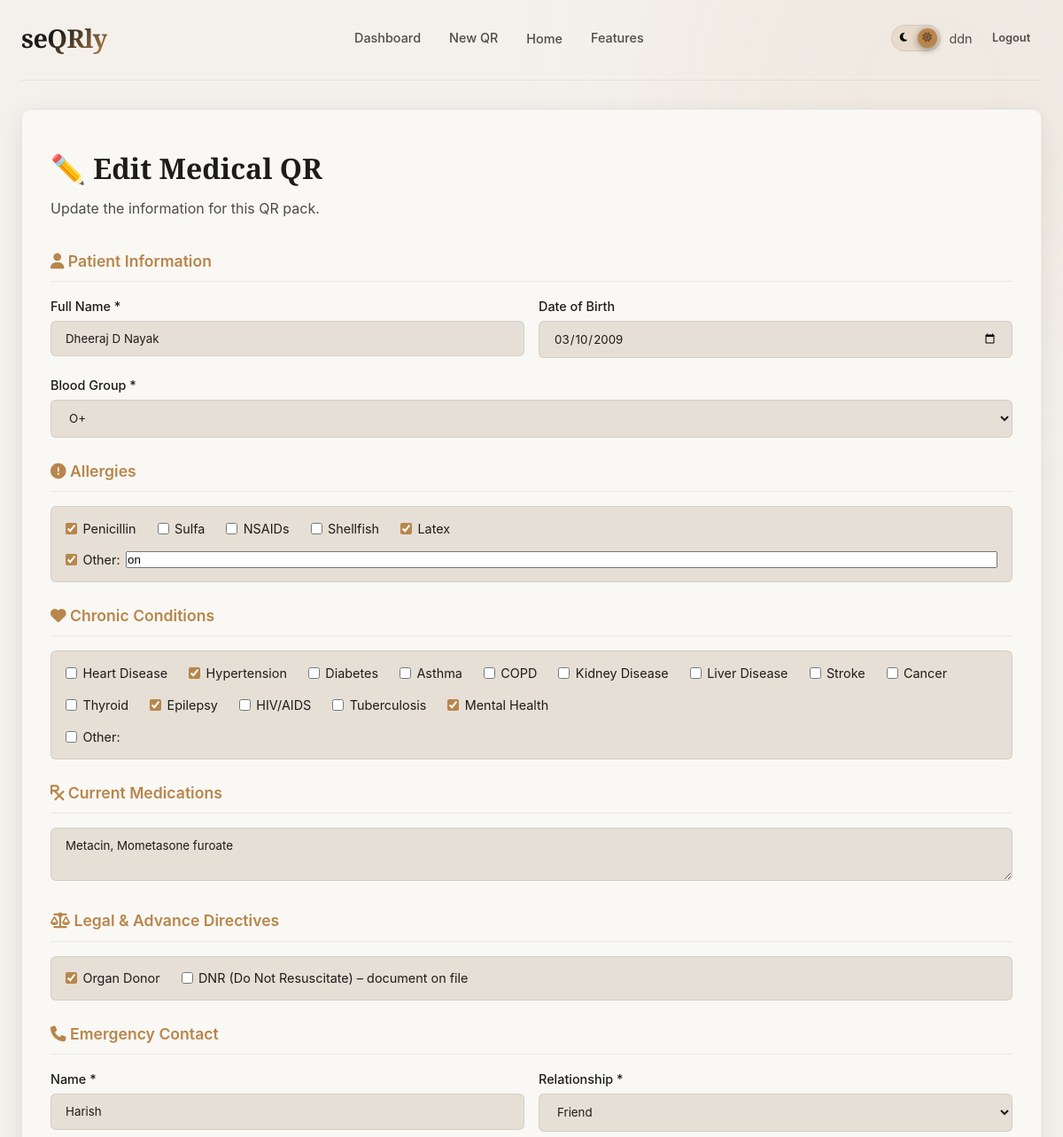
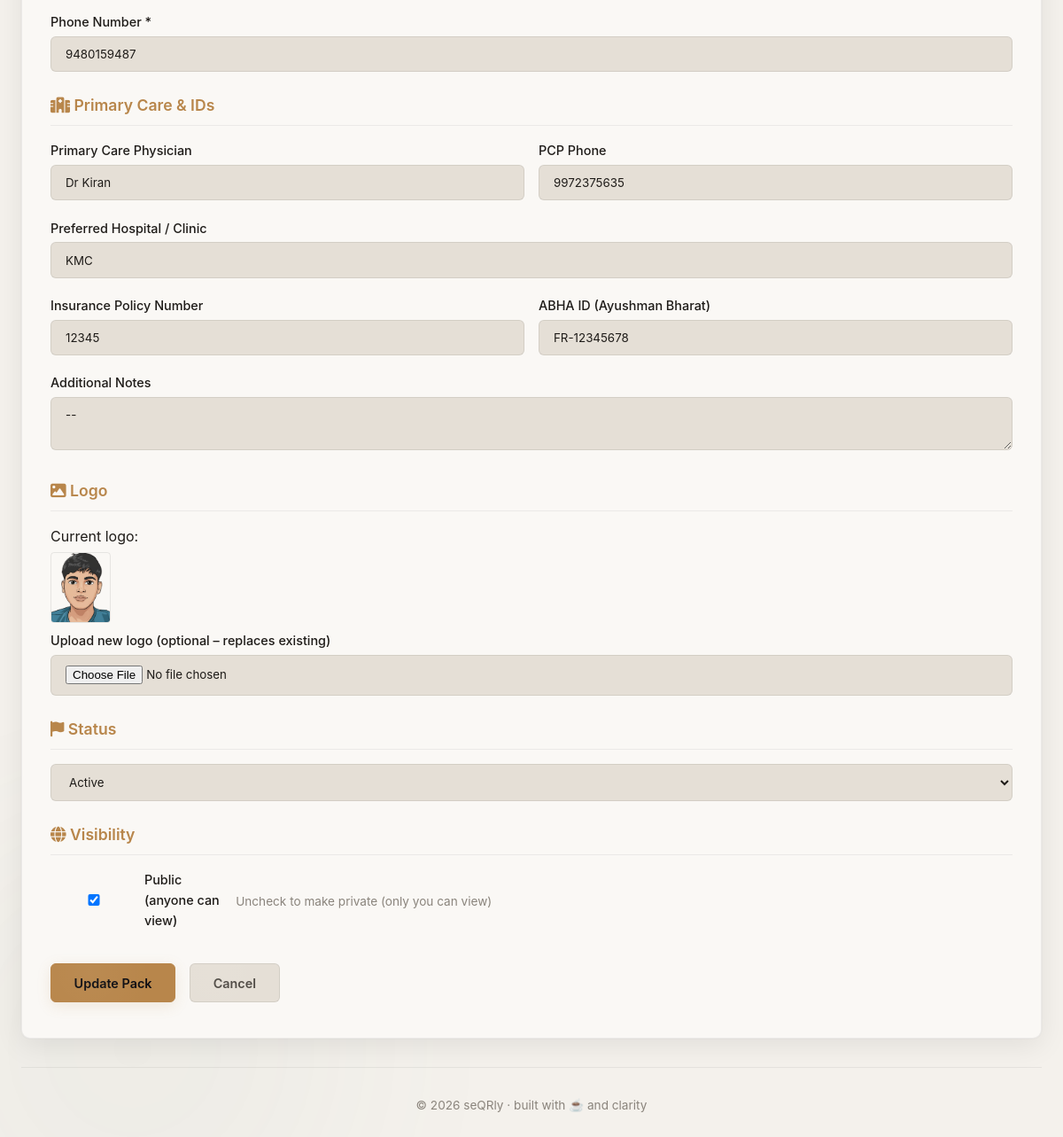
/dashboard/1/edit?secret=Xneh6Mk4hVSApNlbC42dBo6jy7bk7Xm3x8k5P01qXG0 (signed in), run on the app's committed database (2 pictures, top to bottom).
### app.py (models this page shows, shortened)
class User(UserMixin, db.Model):
    id = db.Column(db.Integer, primary_key=True)
    username = db.Column(db.String(80), unique=True, nullable=False)
    email = db.Column(db.String(120), unique=True, nullable=False)
    password_hash = db.Column(db.String(128), nullable=False)
    created_at = db.Column(db.DateTime, default=datetime.utcnow)
    qr_packs = db.relationship('QRData', backref='owner', lazy=True)

class QRData(db.Model):
    id = db.Column(db.Integer, primary_key=True)
    user_id = db.Column(db.Integer, db.ForeignKey('user.id'), nullable=False)
    use_case = db.Column(db.String(20), nullable=False)   # medical, lost, vehicle, custom
    status = db.Column(db.String(20), default='active')   # active, stolen, recovered, inactive
    secret_key = db.Column(db.String(64), unique=True, nullable=False)
    data = db.Column(db.Text, nullable=False)             # JSON – stores all structured fields
    ui = db.Column(db.Text, nullable=False)               # JSON – now always empty
    security_question = db.Column(db.String(200), nullable=True)
    security_answer_hash = db.Column(db.String(64), nullable=True)
    pin_hash = db.Column(db.String(64), nullable=True)
    logo_path = db.Column(db.String(200), nullable=True)
    created_at = db.Column(db.DateTime, default=datetime.utcnow)
    is_public = db.Column(db.Boolean, default=True)
    scan_count = db.Column(db.Integer, default=0)
    last_scanned = db.Column(db.DateTime, nullable=True)
    def get_data(self):
        return json.loads(self.data)
    def get_ui(self):
        return json.loads(self.ui)

### app.py (the view, shortened to what this page needs)
@app.route('/dashboard/<int:pack_id>/edit', methods=['GET', 'POST'])
def edit_pack(pack_id):
    secret = request.args.get('secret')
    if not secret:
        return "Secret key required", 401
    pack = QRData.query.get_or_404(pack_id)
    if pack.secret_key != secret:
        return "Invalid secret", 403
    data = pack.get_data()
    ui = pack.get_ui()
    return render_template('edit.html', pack=pack, data=data, ui=ui)

### app.py (called while the page is built)
@login_manager.user_loader
def load_user(user_id):
    return User.query.get(int(user_id))

### templates/edit.html (shortened to what this page needs)
{% extends "base.html" %}
{% block content %}
<div class="form-card">
    <h2>✏️ Edit {% if pack.use_case == 'medical' %}Medical{% elif pack.use_case == 'lost' %}Lost & Found{% elif pack.use_case == 'vehicle' %}Vehicle{% else %}Custom{% endif %} QR</h2>
    <p class="sub">Update the information for this QR pack.</p>
    <form method="POST" enctype="multipart/form-data">
        {% if pack.use_case == 'medical' %}
            <div class="section-title"><i class="fa-solid fa-user"></i> Patient Information</div>
            <div class="form-row">
                <div class="form-group">
                    <label for="patient_name">Full Name *</label>
                    <input type="text" id="patient_name" name="patient_name" value="{{ data.patient_name }}" required />
                </div>
                <div class="form-group">
                    <label for="date_of_birth">Date of Birth</label>
                    <input type="date" id="date_of_birth" name="date_of_birth" value="{{ data.date_of_birth }}" />
                </div>
            </div>
            <div class="form-group">
                <label for="blood_group">Blood Group *</label>
                <select id="blood_group" name="blood_group" required>
                    {% for bg in ['A+','A-','B+','B-','AB+','AB-','O+','O-'] %}
                        <option value="{{ bg }}" {% if data.blood_group == bg %}selected{% endif %}>{{ bg }}</option>
                    {% endfor %}
                </select>
            </div>
            <div class="section-title"><i class="fa-solid fa-circle-exclamation"></i> Allergies</div>
            <div class="checkbox-group">
                <label><input type="checkbox" name="allergy_penicillin" {% if data.allergy_penicillin %}checked{% endif %} /> Penicillin</label>
                <label><input type="checkbox" name="allergy_sulfa" {% if data.allergy_sulfa %}checked{% endif %} /> Sulfa</label>
                <label><input type="checkbox" name="allergy_nsaids" {% if data.allergy_nsaids %}checked{% endif %} /> NSAIDs</label>
                <label><input type="checkbox" name="allergy_shellfish" {% if data.allergy_shellfish %}checked{% endif %} /> Shellfish</label>
                <label><input type="checkbox" name="allergy_latex" {% if data.allergy_latex %}checked{% endif %} /> Latex</label>
                <label style="flex:1 1 100%;">
                    <input type="checkbox" name="allergy_other" id="allergy_other_check" {% if data.allergy_other %}checked{% endif %} />
                    Other: <input type="text" name="allergy_other" value="{{ data.allergy_other }}" placeholder="Specify" style="width:auto; flex:1; min-width:100px;" />
                </label>
            </div>
            <div class="section-title"><i class="fa-solid fa-heart"></i> Chronic Conditions</div>
            <div class="checkbox-group">
                {% for key, label in conditions %}
                    <label><input type="checkbox" name="condition_{{ key }}" {% if data['condition_' + key] %}checked{% endif %} /> {{ label }}</label>
                {% endfor %}
                <label style="flex:1 1 100%;">
                    <input type="checkbox" name="condition_other" id="condition_other_check" {% if data.condition_other %}checked{% endif %} />
                    Other: <input type="text" name="condition_other" value="{{ data.condition_other }}" placeholder="Specify" style="width:auto; flex:1; min-width:100px;" />
                </label>
            </div>
            <div class="section-title"><i class="fa-solid fa-prescription"></i> Current Medications</div>
            <div class="form-group">
                <textarea name="medications" placeholder="e.g. Metformin 500mg, Lisinopril 10mg ...">{{ data.medications }}</textarea>
            </div>
            <div class="section-title"><i class="fa-solid fa-scale-balanced"></i> Legal & Advance Directives</div>
            <div class="checkbox-group">
                <label><input type="checkbox" name="organ_donor" {% if data.organ_donor %}checked{% endif %} /> Organ Donor</label>
                <label><input type="checkbox" name="dnr" {% if data.dnr %}checked{% endif %} /> DNR (Do Not Resuscitate) – document on file</label>
            </div>
            <div class="section-title"><i class="fa-solid fa-phone"></i> Emergency Contact</div>
            <div class="form-row">
                <div class="form-group">
                    <label for="emergency_contact_name">Name *</label>
                    <input type="text" id="emergency_contact_name" name="emergency_contact_name" value="{{ data.emergency_contact_name }}" required />
                </div>
                <div class="form-group">
                    <label for="emergency_contact_relationship">Relationship *</label>
                    <select id="emergency_contact_relationship" name="emergency_contact_relationship" required>
                        {% for rel in ['Spouse','Parent','Sibling','Child','Friend','Other'] %}
                            <option value="{{ rel }}" {% if data.emergency_contact_relationship == rel %}selected{% endif %}>{{ rel }}</option>
                        {% endfor %}
                    </select>
                </div>
            </div>
            <div class="form-group">
                <label for="emergency_contact_phone">Phone Number *</label>
                <input type="tel" id="emergency_contact_phone" name="emergency_contact_phone" value="{{ data.emergency_contact_phone }}" required />
            </div>
            <div class="section-title"><i class="fa-solid fa-hospital"></i> Primary Care & IDs</div>
            <div class="form-row">
                <div class="form-group">
                    <label for="primary_care_physician">Primary Care Physician</label>
                    <input type="text" id="primary_care_physician" name="primary_care_physician" value="{{ data.primary_care_physician }}" />
                </div>
                <div class="form-group">
                    <label for="primary_care_physician_phone">PCP Phone</label>
                    <input type="tel" id="primary_care_physician_phone" name="primary_care_physician_phone" value="{{ data.primary_care_physician_phone }}" />
                </div>
            </div>
            <div class="form-group">
                <label for="hospital_affiliation">Preferred Hospital / Clinic</label>
                <input type="text" id="hospital_affiliation" name="hospital_affiliation" value="{{ data.hospital_affiliation }}" />
            </div>
            <div class="form-row">
                <div class="form-group">
                    <label for="insurance_policy_number">Insurance Policy Number</label>
                    <input type="text" id="insurance_policy_number" name="insurance_policy_number" value="{{ data.insurance_policy_number }}" />
                </div>
                <div class="form-group">
                    <label for="abha_id">ABHA ID (Ayushman Bharat)</label>
                    <input type="text" id="abha_id" name="abha_id" value="{{ data.abha_id }}" />
                </div>
            </div>
            <div class="form-group">
                <label for="additional_notes">Additional Notes</label>
                <textarea name="additional_notes" placeholder="Any other relevant info (e.g., pacemaker, implants)">{{ data.additional_notes }}</textarea>
            </div>
        {% endif %}
        <div class="section-title"><i class="fa-solid fa-image"></i> Logo</div>
        <div class="form-group">
            {% if pack.logo_path %}
                <p style="margin-bottom:0.5rem;">Current logo: <img src="{{ url_for('uploaded_file', filename=pack.logo_path) }}" alt="Logo" style="max-height:80px; border-radius:4px; border:1px solid var(--border-medium); display:block; margin-top:0.3rem;" /></p>
            {% endif %}
            <label for="logo">Upload new logo (optional – replaces existing)</label>
            <input type="file" id="logo" name="logo" accept="image/*" />
        </div>
        <div class="section-title"><i class="fa-solid fa-flag"></i> Status</div>
        <div class="form-group">
            <select name="status">
                {% for st in ['active','stolen','recovered','inactive'] %}
                    <option value="{{ st }}" {% if pack.status == st %}selected{% endif %}>{{ st|capitalize }}</option>
                {% endfor %}
            </select>
        </div>
        <div class="section-title"><i class="fa-solid fa-globe"></i> Visibility</div>
        <div class="form-group" style="display:flex; align-items:center; gap:1rem;">
            <label style="display:flex; align-items:center; gap:0.5rem; cursor:pointer;">
                <input type="checkbox" name="is_public" {% if pack.is_public %}checked{% endif %} />
                Public (anyone can view)
            </label>
            <span style="color:var(--text-muted); font-size:0.85rem;">Uncheck to make private (only you can view)</span>
        </div>
        <div class="form-actions">
            <button type="submit" class="btn btn-primary">Update Pack</button>
            <a href="{{ url_for('pack_dashboard', pack_id=pack.id, secret=pack.secret_key) }}" class="btn btn-secondary">Cancel</a>
        </div>
    </form>
</div>
{% endblock %}

### templates/base.html (shortened to what this page needs)
<!DOCTYPE html>
<html lang="en" data-theme="{{ theme or 'dark' }}">
<head>
</head>
<body>
    <div class="container">
        <nav>
            <a href="{{ url_for('index') }}" class="logo">seQRly</a>
            <div class="nav-actions">
                <button class="theme-toggle" id="themeToggle" aria-label="Toggle theme">
                    <span class="thumb"></span>
                    <span class="icon active" style="margin-right:auto;"><i class="fa-solid fa-moon"></i></span>
                    <span class="icon" style="margin-left:auto;"></span>
                </button>
                {% if current_user.is_authenticated %}
                    <span style="color:var(--text-secondary);font-size:0.9rem;">{{ current_user.username }}</span>
                    <a href="{{ url_for('logout') }}" class="btn btn-ghost btn-sm">Logout</a>
                {% else %}
                    <a href="{{ url_for('login') }}" class="btn btn-ghost btn-sm">Log in</a>
                    <a href="{{ url_for('register') }}" class="btn btn-primary btn-sm">Sign up</a>
                {% endif %}
            </div>
            {% if current_user.is_authenticated %}
            <ul class="nav-links">
                    <li><a href="{{ url_for('dashboard') }}">Dashboard</a></li>
                    <li><a href="{{ url_for('select') }}">New QR</a></li>
                    <a href="{{ url_for('index') }}">Home</a></li>
                    <li><a href="#features">Features</a></li>
                {% endif %}
            </ul>
        </nav>
        {% block content %}{% endblock %}
        <footer>
            <span>© 2026 seQRly · built with ☕ and clarity</span>
        </footer>
    </div>
</body>
</html>

### data on the page
User: username "ddn"
QRData: logo_path (picture), status "Active", is_public "☑"

### other printed values
{{ label }} "Heart Disease" "Hypertension" "Diabetes" "Asthma" "COPD" "Kidney Disease" "Liver Disease" "Stroke" "Cancer" "Thyroid" "Epilepsy" "HIV/AIDS" "Tuberculosis" "Mental Health"
form field blood_group "O+"
form field emergency_contact_relationship "Friend"
